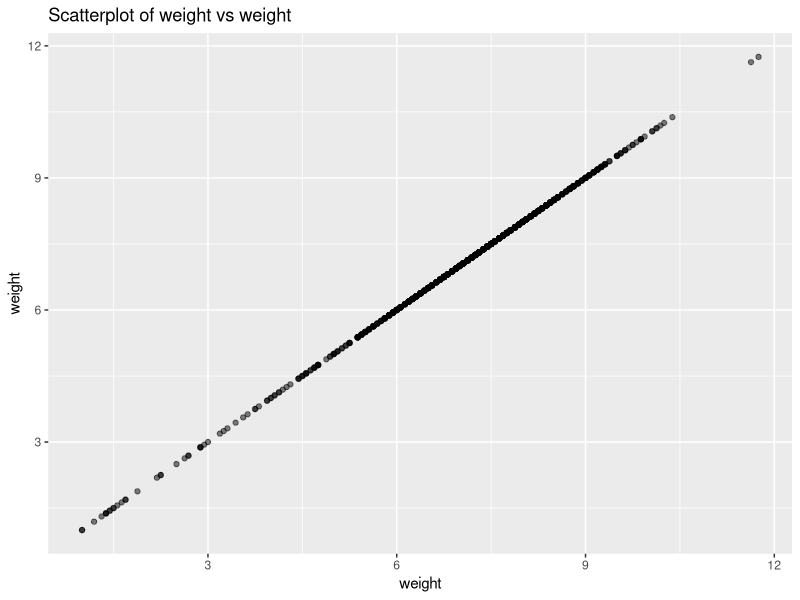

Reproduce this figure in R.
## ---- chunk 1
library(knitr)
library(tidyverse)
library(dplyr)
library(ggplot2)
library(rpart)
library(rsample)
library(caret)
library(mgcv)

knitr::opts_chunk$set(echo = TRUE)



## ---- chunk 2
# Run this code chunk without altering it
# clear the session
rm(list=ls())

# Data is stored in a csv file, the first row contains the variable names. 
# we call our data mydata
mydata<-read.csv ("Data_RLab5.csv", header=TRUE)

# remove lowbirthweight
mydata<-mydata%>%
  select(-lowbirthweight)




## ---- chunk 3

# Display the structure of the dataset
str(mydata)


## ---- chunk 4

# Summary statistics for numeric variables
summary(mydata)

## ---- chunk 5

# Check class/type of each variable
sapply(mydata, class)
## ---- chunk 6

# Check factor levels for factor variables
sapply(mydata, function(x) if(is.factor(x)) levels(x))
## ---- chunk 7

# Recode variables as needed
mydata$mature <- as.factor(mydata$mature)
mydata$premie <- as.factor(mydata$premie) 

## ---- chunk 8

# Confirm classes after recoding
sapply(mydata, class)


## ---- chunk 9


library(dplyr)
library(tidyr)

# Identify missing values
sapply(mydata, function(x) sum(is.na(x)))

## ---- chunk 10

# Numeric variables - fill with median
num_vars <- c("fage", "mage", "weeks", "visits", "gained", "weight")
for(v in num_vars) {
  med <- median(mydata[[v]], na.rm = TRUE) 
  mydata[[v]][is.na(mydata[[v]])] <- med
}

## ---- chunk 11

# Categorical variables - fill with mode 
cat_vars <- c("mature", "premie", "marital", "gender", "habit", "whitemom")
for(v in cat_vars) {
  mod <- names(which.max(table(mydata[[v]])))
  mydata[[v]][is.na(mydata[[v]])] <- mod  
}
## ---- chunk 12

# Check if any NAs remain
sapply(mydata, function(x) sum(is.na(x)))
## ---- chunk 13

# Determine variable with highest correlation
cor_mat <- cor(mydata[sapply(mydata, is.numeric)], use="pairwise.complete.obs")
highest_cor <- which.max(abs(cor_mat["weight",]))
names(highest_cor) 

# Plot scatterplot 
target_var <- "weight"
pred_var <- names(highest_cor)

ggplot(mydata, aes_string(x = pred_var, y = target_var)) + 
  geom_point(alpha = 0.5) +
  ggtitle(paste0("Scatterplot of ", target_var, " vs ", pred_var))
## ---- chunk 14
# Please provide your code for Task 2 in this code chunk
# split the sample by using rsample package

# Split the data into a training set (70%) and a test set (30%)
set.seed(123456)

# Load rsample package
library(rsample)

# Take a 70/30 split stratified on weight 
split <- initial_split(mydata, prop = 0.7, strata = "weight")

# Extract training and test sets
train_data <- training(split) 
test_data <- testing(split)

# Check proportions
prop.table(table(train_data$weight)) 
prop.table(table(test_data$weight))

## ---- chunk 15

split <- initial_split(mydata, prop = 0.7, strata = "weight")

train_data <- training(split)
test_data <- testing(split)
## ---- chunk 16
# Please provide your code for Task 3  in this code chunk


# Linear model on training data 
linearmodel <- lm(weight ~ ., data = train_data)

# Make predictions on test data
predicted_weights_ols <- predict(linearmodel, newdata = test_data)

# Calculate MSPE
MSPE_linear <- mean((test_data$weight - predicted_weights_ols)^2)

# Print MSPE
print(MSPE_linear)

## ---- chunk 17
# Please provide your code for Task 4 in this code chunk

library(mgcv)

# Fit GAM model
gam_model <- gam(weight ~ s(fage) + s(mage) + s(weeks) + s(visits) + 
                  s(gained) + marital + gender + habit + whitemom, 
                data = train_data,
                method = "REML")

# Print smoothing parameters
print(summary(gam_model)$s.table)


## ---- chunk 18

# Make predictions on test set
predicted_weights_gam <- predict(gam_model, newdata = test_data)

# Calculate MSPE 
MSPE_gam <- mean((test_data$weight - predicted_weights_gam)^2)

# Print MSPE
print(MSPE_gam)
## ---- chunk 19
# Linear Regression MSPE: MSPE_linear = 1.260889

# GAM Model MSPE: MSPE_gam = 1.16755
